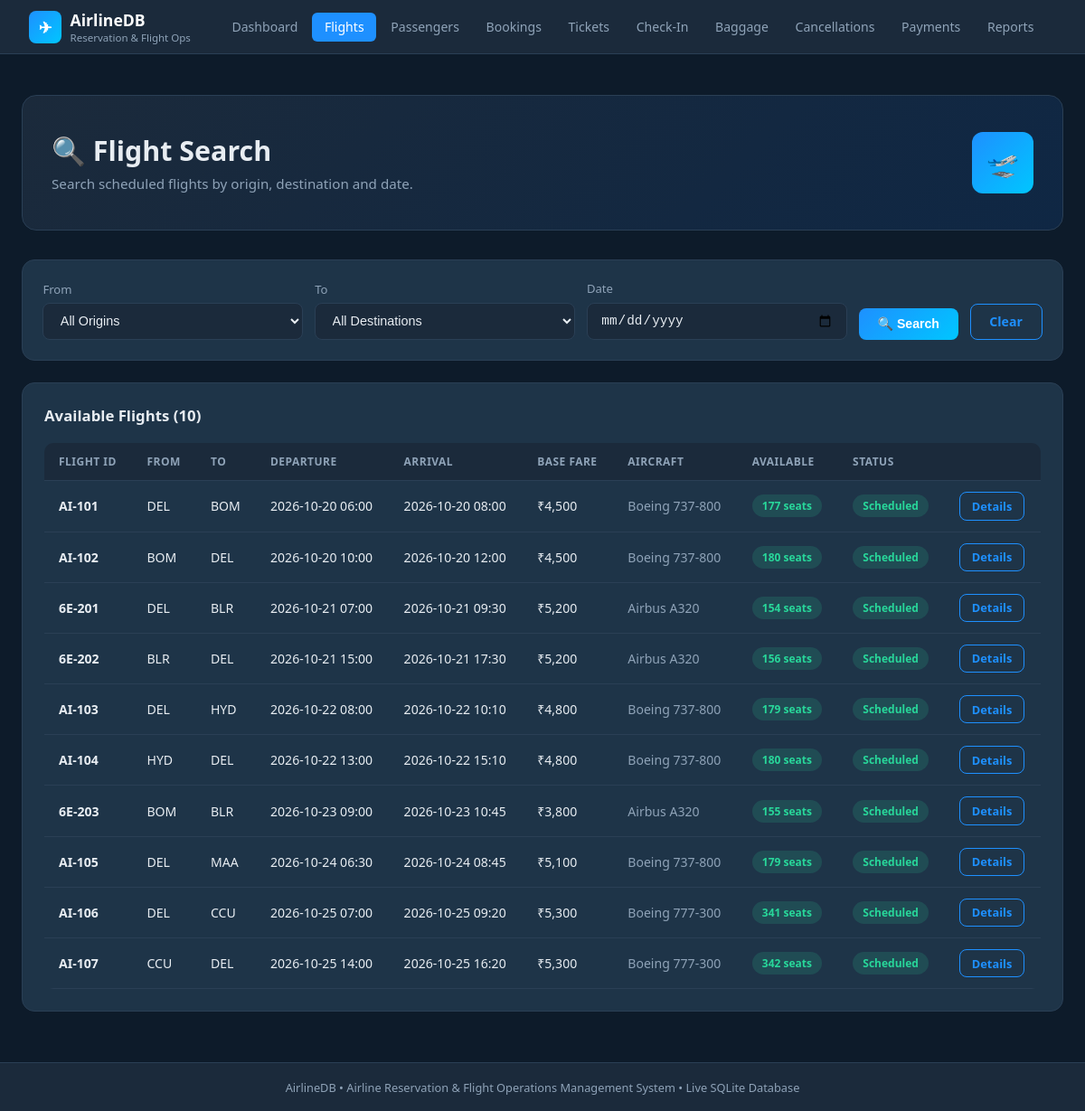
The app's page /flights/ with its own data.
### tables this page shows
CREATE TABLE flights (
    flight_id        TEXT PRIMARY KEY,      -- e.g. AI-101
    route_id         INTEGER NOT NULL REFERENCES routes(route_id),
    aircraft_id      TEXT NOT NULL REFERENCES aircraft(aircraft_id),
    departure_time   TEXT NOT NULL,         -- ISO-8601 datetime
    arrival_time     TEXT NOT NULL,
    base_fare        REAL NOT NULL CHECK (base_fare >= 0),
    status           TEXT NOT NULL DEFAULT 'Scheduled'
                     CHECK (status IN ('Scheduled','Delayed','Cancelled','Completed')),
    CHECK (arrival_time > departure_time)
);

CREATE TABLE routes (
    route_id         INTEGER PRIMARY KEY AUTOINCREMENT,
    origin_airport   TEXT NOT NULL REFERENCES airports(airport_id),
    dest_airport     TEXT NOT NULL REFERENCES airports(airport_id),
    distance_km      INTEGER CHECK (distance_km > 0),
    UNIQUE (origin_airport, dest_airport),
    CHECK (origin_airport <> dest_airport)
);

CREATE TABLE aircraft (
    aircraft_id    TEXT PRIMARY KEY,        -- tail number e.g. VT-ANK
    model          TEXT NOT NULL,
    total_capacity INTEGER NOT NULL CHECK (total_capacity > 0),
    airline_name   TEXT NOT NULL DEFAULT 'AirIndia'
);

### app/routes/flights.py (the view)
@flights_bp.route("/")
def index():
    orig = request.args.get("origin", "")
    dest = request.args.get("dest", "")
    date = request.args.get("date", "")
    cls  = request.args.get("cls", "")
    sql = """
        SELECT f.flight_id, r.origin_airport, r.dest_airport,
               r.origin_airport||' → '||r.dest_airport AS route,
               f.departure_time, f.arrival_time, f.base_fare, f.status,
               a.model, a.total_capacity,
               (SELECT COUNT(*) FROM bookings b WHERE b.flight_id=f.flight_id
                AND b.booking_status='Confirmed') AS booked
        FROM flights f
        JOIN routes r  ON f.route_id  = r.route_id
        JOIN aircraft a ON a.aircraft_id = f.aircraft_id
        WHERE (? = '' OR r.origin_airport = ?)
          AND (? = '' OR r.dest_airport   = ?)
          AND (? = '' OR date(f.departure_time) = date(?))
        ORDER BY f.departure_time
    """
    flights = query(sql, (orig,orig, dest,dest, date,date))
    airports = query("SELECT airport_id, city FROM airports ORDER BY city")
    return render_template("flights/index.html", flights=flights,
                           airports=airports, orig=orig, dest=dest,
                           date=date, cls=cls)

### app/db.py (called while the page is built)
def get_db():
    os.makedirs(os.path.dirname(DB_PATH), exist_ok=True)
    conn = sqlite3.connect(DB_PATH)
    conn.execute("PRAGMA foreign_keys = ON")
    conn.row_factory = sqlite3.Row
    return conn

def query(sql, params=(), one=False):
    conn = get_db()
    cur  = conn.execute(sql, params)
    rows = cur.fetchone() if one else cur.fetchall()
    conn.close()
    return rows

### templates/flights/index.html (shortened to what this page needs)
{% extends "base.html" %}
{% block content %}
<div class="page-hero">
  <div>
    <h1>🔍 Flight Search</h1>
    <p>Search scheduled flights by origin, destination and date.</p>
  </div>
  <div class="hero-badge">🛫</div>
</div>
<form method="get" class="search-bar">
  <div class="form-group">
    <label>From</label>
    <select name="origin">
      <option value="">All Origins</option>
    </select>
  </div>
  <div class="form-group">
    <label>To</label>
    <select name="dest">
      <option value="">All Destinations</option>
    </select>
  </div>
  <div class="form-group">
    <label>Date</label>
    <input type="date" name="date" value="{{ date }}">
  </div>
  <button type="submit" class="btn btn-primary" style="height:fit-content;align-self:flex-end">🔍 Search</button>
  <a href="{{ url_for('flights.index') }}" class="btn btn-outline" style="height:fit-content;align-self:flex-end">Clear</a>
</form>
<div class="card">
  <div class="card-header">
    <span class="card-title">Available Flights ({{ flights|length }})</span>
  </div>
  <div class="table-wrap">
    <table>
      <thead><tr>
        <th>Flight ID</th><th>From</th><th>To</th><th>Departure</th><th>Arrival</th>
        <th>Base Fare</th><th>Aircraft</th><th>Available</th><th>Status</th><th></th>
      </tr></thead>
      <tbody>
      {% for f in flights %}
        <tr>
          <td><strong>{{ f.flight_id }}</strong></td>
          <td>{{ f.origin_airport }}</td>
          <td>{{ f.dest_airport }}</td>
          <td>{{ f.departure_time[:16].replace('T',' ') }}</td>
          <td>{{ f.arrival_time[:16].replace('T',' ') }}</td>
          <td>₹{{ "{:,.0f}".format(f.base_fare) }}</td>
          <td style="color:var(--muted)">{{ f.model }}</td>
          <td>
            <span class="{{ 'badge-success' if (f.total_capacity - f.booked) > 0 else 'badge-danger' }} badge">
              {{ f.total_capacity - f.booked }} seats
            </span>
          </td>
          <td>
            {% if f.status == 'Scheduled' %}<span class="badge badge-success">{{ f.status }}</span>
            {% elif f.status == 'Delayed'  %}<span class="badge badge-warning">{{ f.status }}</span>
            {% elif f.status == 'Cancelled'%}<span class="badge badge-danger">{{ f.status }}</span>
            {% else %}<span class="badge badge-muted">{{ f.status }}</span>{% endif %}
          </td>
          <td>
            <a href="{{ url_for('flights.detail', flight_id=f.flight_id) }}" class="btn btn-outline btn-sm">Details</a>
          </td>
        </tr>
      {% else %}
        <tr><td colspan="10" style="text-align:center;color:var(--muted);padding:2rem">No flights found.</td></tr>
      {% endfor %}
      </tbody>
    </table>
  </div>
</div>
{% endblock %}

### static/css/style.css (style rules this page uses)
:root { --navy: #0d1b2a; --dark: #1b2a3b; --card: #1e3448; --accent: #1e90ff; --accent2: #00c6ff; --success: #28d79a; --warning: #f5a623; --danger: #e94560; --text: #e8edf2; --muted: #8fa3b8; --border: #2a3f55; --white: #ffffff; }
* { box-sizing: border-box; margin: 0; padding: 0; }
body { font-family: 'Segoe UI', system-ui, sans-serif; background: var(--navy); color: var(--text); min-height: 100vh; display: flex; flex-direction: column; }
.page-hero { background: linear-gradient(135deg, var(--dark) 0%, #0f2744 100%); border-radius: 16px; padding: 2.5rem 2rem; margin-bottom: 2rem; border: 1px solid var(--border); display: flex; justify-content: space-between; align-items: center; gap: 1rem; }
.page-hero h1 { font-size: 1.9rem; font-weight: 700; }
.page-hero p { color: var(--muted); margin-top: .4rem; font-size: .95rem; }
.hero-badge { background: linear-gradient(135deg, var(--accent), var(--accent2)); border-radius: 12px; width: 68px; height: 68px; display: flex; align-items: center; justify-content: center; font-size: 1.8rem; flex-shrink: 0; }
.card { background: var(--card); border: 1px solid var(--border); border-radius: 14px; padding: 1.5rem; margin-bottom: 1.5rem; }
.card-header { display: flex; justify-content: space-between; align-items: center; margin-bottom: 1.2rem; }
.card-title { font-size: 1.05rem; font-weight: 600; }
.table-wrap { overflow-x: auto; border-radius: 10px; }
table { width: 100%; border-collapse: collapse; font-size: .88rem; }
thead th { background: var(--dark); color: var(--muted); padding: .75rem 1rem; text-align: left; font-weight: 600; text-transform: uppercase; font-size: .75rem; letter-spacing: .04em; border-bottom: 1px solid var(--border); }
tbody tr { border-bottom: 1px solid var(--border); transition: background .15s; }
tbody td { padding: .75rem 1rem; vertical-align: middle; }
.badge { display: inline-flex; align-items: center; padding: .25rem .7rem; border-radius: 20px; font-size: .75rem; font-weight: 600; }
.badge-success { background: rgba(40,215,154,.15); color: var(--success); }
.form-group { display: flex; flex-direction: column; gap: .4rem; }
.form-group label { font-size: .82rem; color: var(--muted); font-weight: 500; }
.form-group input, .form-group select, .form-group textarea { background: var(--dark); border: 1px solid var(--border); color: var(--text); padding: .65rem .9rem; border-radius: 8px; font-size: .9rem; outline: none; transition: border-color .2s; }
.form-group select option { background: var(--dark); }
.btn { display: inline-flex; align-items: center; gap: .4rem; padding: .6rem 1.3rem; border-radius: 8px; font-size: .88rem; font-weight: 600; cursor: pointer; border: none; transition: all .2s; text-decoration: none; }
.btn-primary { background: linear-gradient(135deg, var(--accent), var(--accent2)); color: var(--white); }
.btn-outline { background: transparent; border: 1px solid var(--accent); color: var(--accent); }
.btn-sm { padding: .35rem .8rem; font-size: .8rem; }
.search-bar { display: flex; gap: .8rem; flex-wrap: wrap; align-items: flex-end; background: var(--card); border: 1px solid var(--border); border-radius: 14px; padding: 1.4rem; margin-bottom: 1.5rem; }
.search-bar .form-group { flex: 1; min-width: 160px; }

### records on screen
flights: flight_id "AI-101", origin_airport "DEL", dest_airport "BOM", departure_time "2026-10-20 06:00", arrival_time "2026-10-20 08:00", base_fare "4,500", model "Boeing 737-800", f.total_capacity-f.booked "177", status "Scheduled"
flights: flight_id "AI-102", origin_airport "BOM", dest_airport "DEL", departure_time "2026-10-20 10:00", arrival_time "2026-10-20 12:00", base_fare "4,500", model "Boeing 737-800", f.total_capacity-f.booked "180", status "Scheduled"
flights: flight_id "6E-201", origin_airport "DEL", dest_airport "BLR", departure_time "2026-10-21 07:00", arrival_time "2026-10-21 09:30", base_fare "5,200", model "Airbus A320", f.total_capacity-f.booked "154", status "Scheduled"
flights: flight_id "6E-202", origin_airport "BLR", dest_airport "DEL", departure_time "2026-10-21 15:00", arrival_time "2026-10-21 17:30", base_fare "5,200", model "Airbus A320", f.total_capacity-f.booked "156", status "Scheduled"
flights: flight_id "AI-103", origin_airport "DEL", dest_airport "HYD", departure_time "2026-10-22 08:00", arrival_time "2026-10-22 10:10", base_fare "4,800", model "Boeing 737-800", f.total_capacity-f.booked "179", status "Scheduled"
flights: flight_id "AI-104", origin_airport "HYD", dest_airport "DEL", departure_time "2026-10-22 13:00", arrival_time "2026-10-22 15:10", base_fare "4,800", model "Boeing 737-800", f.total_capacity-f.booked "180", status "Scheduled"
flights: flight_id "6E-203", origin_airport "BOM", dest_airport "BLR", departure_time "2026-10-23 09:00", arrival_time "2026-10-23 10:45", base_fare "3,800", model "Airbus A320", f.total_capacity-f.booked "155", status "Scheduled"
flights: flight_id "AI-105", origin_airport "DEL", dest_airport "MAA", departure_time "2026-10-24 06:30", arrival_time "2026-10-24 08:45", base_fare "5,100", model "Boeing 737-800", f.total_capacity-f.booked "179", status "Scheduled"
flights: flight_id "AI-106", origin_airport "DEL", dest_airport "CCU", departure_time "2026-10-25 07:00", arrival_time "2026-10-25 09:20", base_fare "5,300", model "Boeing 777-300", f.total_capacity-f.booked "341", status "Scheduled"
flights: flight_id "AI-107", origin_airport "CCU", dest_airport "DEL", departure_time "2026-10-25 14:00", arrival_time "2026-10-25 16:20", base_fare "5,300", model "Boeing 777-300", f.total_capacity-f.booked "342", status "Scheduled"

### other values on screen
{{ flights|length }} "10"
